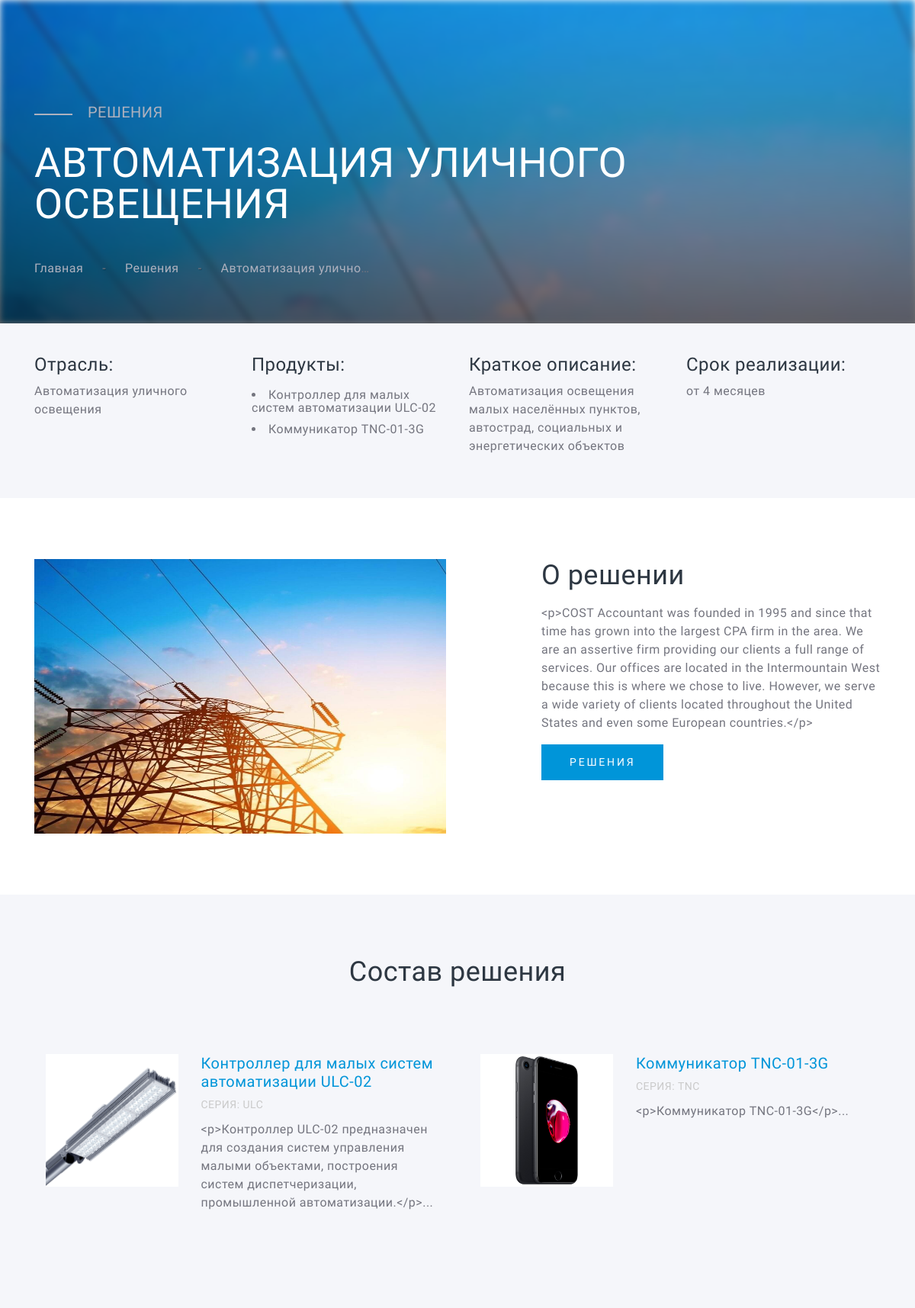
Page /solutions/group/1 on the committed database.
### back-end/src/solutions/models.py (models this page shows, shortened)
class Solutions(models.Model):
    industry = models.CharField(max_length=255, verbose_name="Название")
    short_description = models.CharField(max_length=255, verbose_name="Краткое описание")
    description = HTMLField(verbose_name="Полное описание")
    implement_period = models.CharField(max_length=255, verbose_name="Срок реализации")
    img = models.ImageField(verbose_name="Изображение", upload_to = 'images/solutions', default = 'images/def/def.jpg')
    products = models.ManyToManyField(Product)
    def get_absolute_url(self):
        return reverse('solution-detail', args=[str(self.id)])

### back-end/src/product/models.py (models this page shows, shortened)
class Product(models.Model):
    group = models.ForeignKey(GroupProduct, on_delete = models.CASCADE)
    title = models.CharField(max_length=100, verbose_name="Наименование")
    series = models.CharField(max_length=100, verbose_name="Серия")
    description = models.TextField(null=True, blank=True, verbose_name="Краткое описание")
    description_specification = HTMLField(null=True, blank=True, verbose_name="Полное описание")
    spec_specification = HTMLField(null=True, blank=True, verbose_name="Технические характеристики")
    legend_specification = HTMLField(null=True, blank=True, verbose_name="Условные обозначения")
    def get_absolute_url(self):
        return reverse('product-detail', args=[str(self.id)])

class ProductImage(models.Model):
    product = models.ForeignKey(Product, related_name='images')
    image = models.ImageField(upload_to = 'images/product', default = 'images/def/def.jpg')
    def image_tag(self):
        return u'<img src="%s" height="100px" />' % self.image.url
    image_tag.short_description = 'Изображение'
    image_tag.allow_tags = True

### back-end/src/solutions/views.py (the view)
# urls.py: url(r'^group/(?P<id>\d+)$', views.showSolutionId, name='solution-detail'),
def showSolutionId(request, id):
    solution = Solutions.objects.get(pk=id)
    products = solution.products.all()
    return render(
        request,
        'solution.html',
        context={
          'solution': solution,
          'products': products
        }
    )

### back-end/src/inex_page_home/templatetags/main_filter_extras.py (called while the page is built)
@register.filter
def cut(value):
    return value[:200] + "..."

### back-end/src/solutions/templates/solution.html (shortened to what this page needs)
{% extends "base.html" %}{% load cms_tags %}{% load thumbnail %}{% load main_filter_extras %}
{% block style_link %}
<link href="{{ BASE_DIR }}/static/common/css/solution.css" rel="stylesheet"> {% endblock style_link %}
{% block content %}
<body>
  <section class="breadcrumbs">
    <div class="bg_blur" style="background-image: url({% thumbnail solution.img 1920x395 crop='center center' %})" ></div>
    <div class="container">
      <div class="row content d-flex align-items-center">
        <div class="col-12">
          <div class="wow-outer">
            <h6 class="wow fadeInDown">Решения</h6>
          </div>
          <div class="wow-outer">
            <h1 class="wow fadeInDown" data-wow-delay="0.4s">{{ solution.industry }}</h1>
          </div>
        </div>
      </div>
      <div class="row">
        <div class="col-12 wow-outer">
          <ul class="wow fadeInDown" data-wow-delay="0.8s">
            <li> <a href="/">Главная</a></li>
            <li> <a href="{% url 'solutions'%}">Решения</a></li>
            <li> <a href="{{ solution.get_absolute_url }}">{{ solution.industry }}</a></li>
          </ul>
        </div>
      </div>
    </div>
  </section>
  <section class="description-solution padding-xs bg-gray">
    <div class="container">
      <div class="row">
        <div class="col-3 wow-outer">
          <div class="wow fadeInDown" data-wow-delay="">
            <h4>Отрасль:</h4>
            <p>
              <a class="link-gray" href="{{ solution.get_absolute_url }}">{{ solution.industry }} </a>
            </p>
          </div>
        </div>
        <div class="col-3 wow-outer">
          <div class="wow fadeInDown" data-wow-delay="0.5s">
            <h4>Продукты:</h4>
            <p>
              <ul>
                {% for product in products %}
                  <li>
                    <a class="link-gray" href="{{ product.get_absolute_url }}"> {{ product.title }}</a>
                  </li>
                {% empty %}
                  <span>Пусто!</span>
                {% endfor %}
              </ul>
            </p>
          </div>
        </div>
        <div class="col-3 wow-outer">
          <div class="wow fadeInDown" data-wow-delay="1s">
            <h4>Краткое описание:</h4>
            <p>
              {{ solution.short_description }}
            </p>
          </div>
        </div>
        <div class="col-3 wow-outer">
          <div class="wow fadeInDown" data-wow-delay="1.5s">
            <h4>Срок реализации:</h4>
            <p>
              {{ solution.implement_period }}
            </p>
          </div>
        </div>
      </div>
    </div>
  </section>
  <section class="aboutUs padding-lg ">
    <div class="container">
      <div class="row d-flex justify-content-between">
        <div class="col-sm-12 col-lg-6 overflow-hidden d-flex align-items-center">
          <img class="wow slideInRight" src="{% thumbnail solution.img 540x360 crop %} " width="540" height="360"
            alt="img">
        </div>
        <div class="col-sm-12 col-lg-5 mr-t-20 wow-outer">
          <h3 class="wow slideInDown" data-wow-duration="1.2s">О решении</h3>
          <div class="mt-3 wow-outer">
            <div class="wow slideInLeft">
              {{ solution.description }}
            </div>
          </div>
          <div class="wow-outer">
            <button class="button button-winona mt-3 wow slideInLeft" href="#">Решения</button>
          </div>
        </div>
      </div>
    </div>
  </section>
  <section class="composition padding-lg bg-gray">
    <div class="container">
      <div class="row">
        <div class="col-12 wow-outer">
          <h3 class="text-center wow slideInUp">Состав решения</h3>
        </div>
      </div>
      <div class="row mt-5">
        {% for product in products %}
        <div class="col-6 composition-box wow-outer">
          <img class="wow fadeInLeft" src="{% thumbnail product.images.first.image 174x174 crop='center center' %}" width="174px"
            height="174px" alt="{{ product.title }}">
          <div class="desc wow fadeInRight">
            <h5>
              <a href="{{ product.get_absolute_url }}">{{ product.title }}</a>
            </h5>
            <span>Серия: {{ product.series }}</span>
            <P>{{ product.description|cut }}</P>
          </div>
        </div>
        {% empty %}
        <h3>Пусто!</h3>
        {% endfor %}
      </div>
    </div>
  </section>
  {% endblock content %}

### back-end/src/siteapp/templates/base.html (shortened to what this page needs)
{% load cms_tags menu_tags sekizai_tags %}
<!DOCTYPE html>
<html>
<head>
  <link rel="stylesheet" href="{{ BASE_DIR }}/static/node_modules/fontawesome-5/css/all.css">
  <link href="{{ BASE_DIR }}/static/common/css/common.css" rel="stylesheet">
  {% block style_link %}{% endblock style_link %}
</head>
<body>
  {% block content %}{% endblock content %}
</body>
</html>

### back-end/src/siteapp/static/common/css/solution.css (style rules this page uses)
a.link-gray { color: #74757f; translate: color 0.8 ease; }
section.breadcrumbs { position: relative; background-size: cover; background-position-x: center; padding: 90px 0 60px 0px; overflow: hidden; }
section.breadcrumbs::before { content: ''; position: absolute; top: 0; left: 0; width: 100%; height: 100%; background-image: linear-gradient(#ffffff00, #00000096); }
section.breadcrumbs .content { height: 250px; overflow: hidden; }
section.breadcrumbs h1 { font-size: 54px; line-height: 1em; text-transform: uppercase; margin-top: 20px; margin-bottom: 0; color: #fff; }
section.breadcrumbs h6 { padding-left: 70px; font-size: 20px; text-transform: uppercase; color: #aeb1be; }
section.breadcrumbs h6::before { content: ''; position: absolute; left: 0; top: 0.7em; width: 50px; border-bottom: 2px solid; }
section.breadcrumbs ul { display: flex; }
section.breadcrumbs ul li { max-width: 200px; margin-right: 25px; position: relative; overflow: hidden; white-space: nowrap; text-overflow: ellipsis; }
section.breadcrumbs ul li::after { margin-left: 25px; content: '-'; text-shadow: 1px 1px 1px #0000004f; }
section.breadcrumbs ul li:last-child::after { content: ''; }
section.breadcrumbs ul li a { font-weight: 400; color: #aeb1be; white-space: nowrap; }
.description-solution ul li { list-style: inside; line-height: 1.1em; margin-bottom: 10px; }
section.composition .composition-box { display: flex; padding: 30px; }
section.composition .composition-box img { display: block; width: 174px; height: 174px; }
section.composition .composition-box .desc { padding-left: 30px; }
section.composition .composition-box .desc a { color: #0095d9; transition: color 0.7s ease; }
section.composition .composition-box .desc span { text-transform: uppercase; color: #cacaca; font-size: 14px; margin-bottom: 10px; display: block; }

### rows in the picture
Solutions: img (picture), industry "АВТОМАТИЗАЦИЯ УЛИЧНОГО ОСВЕЩЕНИЯ", industry "Автоматизация улично…", industry "Автоматизация уличного освещения", short_description "Автоматизация освещения малых населённых пунктов, автострад, социальных и энергетических объектов", implement_period "от 4 месяцев", description "<p>COST Accountant was founded in 1995 and since that time has grown into the largest CPA firm in the area. We are an assertive firm providing our clients a full range of services. Our offices are located in the Intermountain West because this is where we chose to live. However, we serve a wide variety of clients located throughout the United States and even some European countries.</p>"
Product: title "Контроллер для малых систем автоматизации ULC-02", id.image (picture), series "ULC", description "<p>Контроллер ULC-02 предназначен для создания систем управления малыми объектами, построения систем диспетчеризации, промышленной автоматизации.</p>..."
Product: title "Коммуникатор TNC-01-3G", id.image (picture), series "TNC", description "<p>Коммуникатор TNC-01-3G</p>..."
